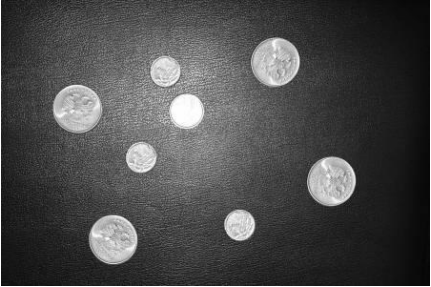
#> input picture Project/Coins/coins.png, 431 x 287 px, found by its file name
$ jupyter execute Coins.ipynb
#> lines starting #> are read from the running program, lines starting #| are printed output that depends on the picture; after the words box and inside, x2 and y2 are one past the last pixel; in counts of white or black regions, pixels touching at a corner belong together
[cell 1]
import cv2 as cv
import matplotlib.pyplot as plt
from scipy import ndimage as ndi
import numpy as np
from skimage.filters import rank

from skimage.segmentation import watershed
from skimage.morphology import disk, square
from sklearn.cluster import KMeans

[cell 2]
def show(image):
  plt.figure(figsize=(20,10))
  plt.imshow(image, cmap='gray')

[cell 3]
from google.colab import drive
drive.mount('/content/drive')

Загрузим и удалим шумы с изображени

[cell 4]
original_image = cv.imread('/content/drive/MyDrive/University/Computer Vision/Project/Coins/coins.png', cv.IMREAD_GRAYSCALE)
#> original_image is the input picture: shape (287, 431); min 4, max 255, mean 74.6

[cell 5]
show(original_image)

[cell 6]
image_denoised =  rank.median(original_image, disk(2))

[cell 7]
show(image_denoised)

# Найдем морфологический градиент

[cell 8]
kernel_size = 8
kernel = cv.getStructuringElement(cv.MORPH_ELLIPSE,(kernel_size,kernel_size))
morph_gradient = cv.morphologyEx(image_denoised,cv.MORPH_GRADIENT,kernel)
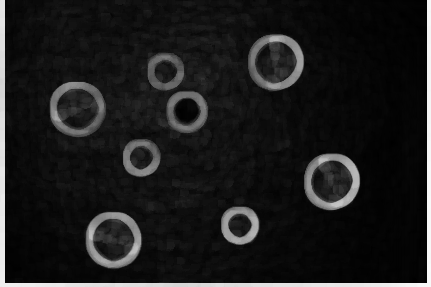
#> morph_gradient: shape (287, 431); min 0, max 249, mean 27.8
show(morph_gradient)

Найдем маркеры

[cell 9]
threshold = np.max(morph_gradient)//3
#> threshold = 83
markers_prep = morph_gradient < threshold
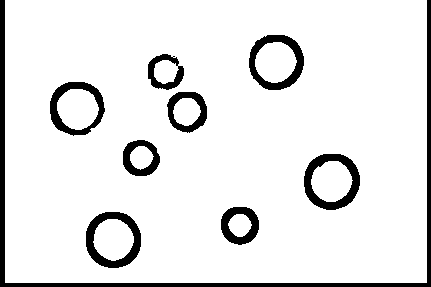
#> markers_prep: shape (287, 431) bool; 90.7% white; 9 black regions, largest, box (x1, y1, x2, y2) and area: (0, 0, 431, 287) 4271, (304, 154, 360, 210) 1229, (86, 212, 141, 268) 1207
markers = ndi.label(markers_prep)[0]
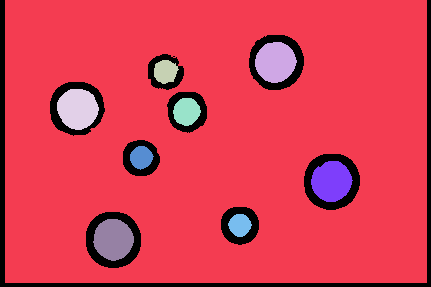
#> markers: shape (287, 431) int32; 10 distinct labels, from 0 to 9; one colour per label, 0 black
show(markers)

Запустим Watershed

[cell 10]
labels = watershed(original_image, markers, watershed_line=True)
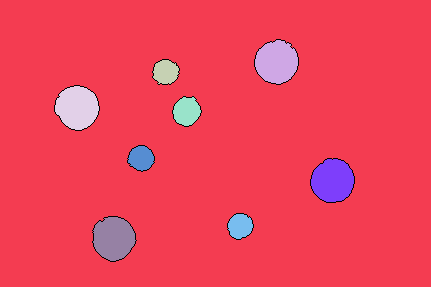
#> labels: shape (287, 431) int32; 10 distinct labels, from 0 to 9; one colour per label, 0 black
contours = labels==0
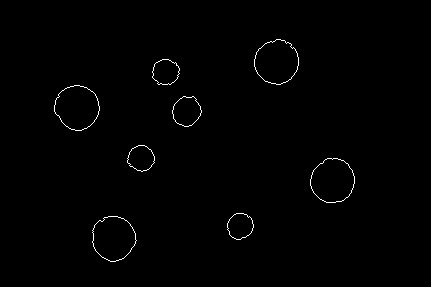
#> contours: shape (287, 431) bool; 0.66% white in thin lines or dots, all inside (x1, y1, x2, y2) = (54, 39, 355, 262)
show(contours)

считаем общее количество монет, и кол-во маленьких, больших.
Найдем количество пикселей в связных компонентах

[cell 11]
res = []
for i in range(2,labels.max()+1):
    res.append(np.count_nonzero(markers[markers==i]))
#> after the loop, res = [1312, 448, 1322, 593, 412, 1299, 403, 1305]
res = np.array(res)
res
#> Out = [1312, 448, 1322, 593, 412, 1299, 403, 1305]

Заметим, что большие и маленькие монетки значительно отличаются по размеру. Возьмем K-means classifier

[cell 12]
kmeans = KMeans(n_clusters=2,random_state=0).fit(res.reshape(-1,1))

[cell 13]
labels = np.copy(kmeans.labels_)
#> labels = [1, 0, 1, 0, 0, 1, 0, 1]
dict_names = {1:"маленьких", 0:"больших"}
dict_values = {1:0, 0:0}
if (kmeans.cluster_centers_[0][0] < kmeans.cluster_centers_[1][0]):
    dict1 = {0:"маленьких", 1:"больших"}

[cell 14]
for i in dict_names.keys():
    dict_values[i] = np.count_nonzero([labels == i])
#> after the loop, dict_values = {1: 4, 0: 4}

[cell 15]
summa = 0
for i in dict_names.keys():
    print("Количество {size} монеток {value}".format(size = dict_names[i],value = dict_values[i]))
    summa += dict_values[i]
#> this loop made 2 passes
#> summa on passes 1 to 2: 4, 8
#| Количество маленьких монеток 4
#| Количество больших монеток 4
#> after the loop, summa = 8

[cell 16]
"Всего монеток - {value}".format(value=summa)
#> Out = 'Всего монеток - 8'
